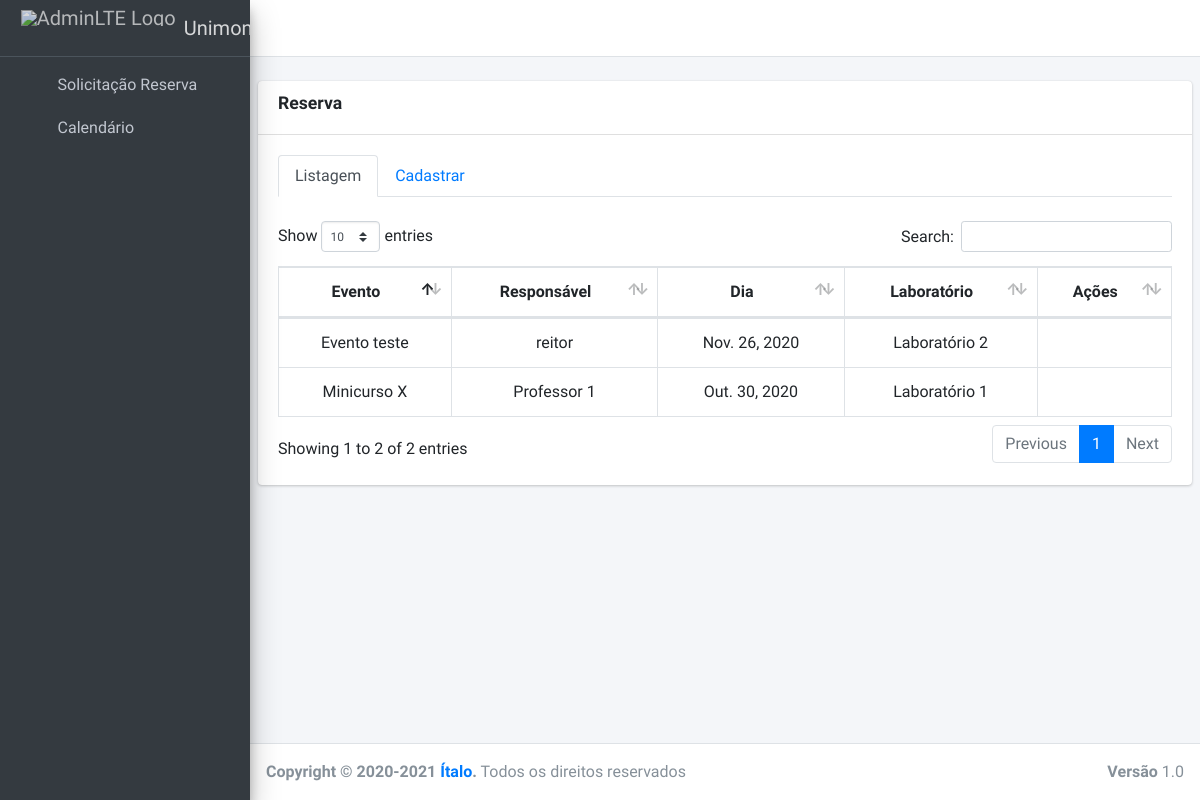
The app's page /panel/reserva/cadastrar with its own data.
### core/models.py (models this page shows)
class Reserva(models.Model):
    evento = models.CharField(max_length=100)
    responsavel = models.CharField(max_length=100)
    contato = models.CharField(max_length=15)
    email = models.EmailField()
    start_day = models.DateField()
    end_day = models.DateField()
    start_time = models.TimeField()
    end_time = models.TimeField()
    laboratorio_id = models.ForeignKey(Laboratorio, on_delete=models.SET_NULL, null=True, blank=True)
    curso_id = models.ForeignKey(Curso, on_delete=models.SET_NULL, null=True, blank=True)
    disciplina_id = models.ForeignKey(Disciplina, on_delete=models.SET_NULL, null=True, blank=True)
    professor_id = models.ForeignKey(Professor, on_delete=models.SET_NULL, null=True, blank=True)

class Laboratorio(models.Model):
    name = models.CharField(max_length=45)
    qnt_computador = models.IntegerField(blank=True)
    def __str__(self):
        return self.name

### core/views.py (the view, shortened to what this page needs)
# urls.py: path('panel/reserva/cadastrar', CreateReservaView.as_view(), name='reserva-create'),
class CreateReservaView(CreateView):
    form_class = ReservaForm
    template_name = 'panel/reserva/create.html'
    success_url = reverse_lazy('reserva-create')
    def get_context_data(self, **kwargs):
        context = super(CreateReservaView, self).get_context_data(**kwargs)
        context['reservas'] = Reserva.objects.order_by('?').all()
        return context

### core/forms.py
class ReservaForm(forms.ModelForm):
    class Meta:
        model = Reserva
        fields = '__all__'
        laboratorio_id = forms.ModelChoiceField(queryset=Laboratorio.objects.all(),required=False)
        professor_id = forms.ModelChoiceField(queryset=Professor.objects.all(),required=False)
        disciplina_id = forms.ModelChoiceField(queryset=Disciplina.objects.all(),required=False)
        curso_id = forms.ModelChoiceField(queryset=Curso.objects.all(),required=False)

### core/models.py (called while the page is built)
    def __str__(self):
        return self.name

    def __str__(self):
        return self.name

    def __str__(self):
        return self.name

### core/templates/panel/reserva/create.html (shortened to what this page needs)
{% extends 'layouts/base.html' %}
{% load static %}
{% block head %}
<link rel="stylesheet" href="{% static 'plugins/datatables-bs4/css/dataTables.bootstrap4.min.css' %}">
<link rel="stylesheet" href="{% static 'plugins/datatables-responsive/css/responsive.bootstrap4.min.css' %}">
{% endblock %}
{% block layouts %}
    {% include 'layouts/navbar.html' %}
    {% include 'layouts/sidebar.html' %}
{% endblock %}
{% block content %}
{% load widget_tweaks %}
 <div class="content-wrapper">
    <br>
    <section class="content">
      <div class="card">
        <div class="card-header">
          <h3 class="card-title"><label>Reserva</label></h3>
        </div>
        <div class="card-body">
          <ul class="nav nav-tabs" id="custom-content-below-tab" role="tablist">
            <li class="nav-item">
              <a class="nav-link active" id="custom-content-below-home-tab" data-toggle="pill" href="#custom-content-below-home" role="tab" aria-controls="custom-content-below-home" aria-selected="true">Listagem</a>
            </li>
            <li class="nav-item">
              <a class="nav-link" id="custom-content-below-profile-tab" data-toggle="pill" href="#custom-content-below-profile" role="tab" aria-controls="custom-content-below-profile" aria-selected="false">Cadastrar</a>
            </li>
          </ul>
          <div class="tab-content" id="custom-content-below-tabContent">
            <div class="tab-pane fade show active" id="custom-content-below-home" role="tabpanel" aria-labelledby="custom-content-below-home-tab">
              <br>
              <table id="table-lab" class="table table-bordered table-hover dataTable">
                <thead>
                    <tr>
                        <th class="text-center">Evento</th>
                        <th class="text-center">Responsável</th>
                        <th class="text-center">Dia</th>
                        <th class="text-center">Laboratório</th>
                        <th class="text-center">Ações</th>
                    </tr>
                </thead>
                <tbody>
                    {% for r in reservas %}
                        <tr>
                            <td>{{ r.evento }}</td>
                            <td>{{ r.responsavel }}</td>
                            <td>{{ r.start_day }}</td>
                            <td>{{ r.laboratorio_id }}</td>
                            <td>
                                <a href="{% url 'reserva-detail' r.pk %}" title="Informações"><i class="far fa-eye"></i></a>
                            </td>
                        </tr>
                    {% endfor %}
                </tbody>
              </table>
           </div>
          </div>
        </div>
      </div>
    </section>
  </div>
{% endblock %}
{% block footer %}
    {% include 'layouts/footer.html' %}
{% endblock %}

### core/static/custom/custom.css (style rules this page uses)
td { text-align:center; vertical-align:middle; }

### records on screen
Reserva: evento "Evento teste", responsavel "reitor", start_day "Nov. 26, 2020", laboratorio_id "Laboratório 2"
Reserva: evento "Minicurso X", responsavel "Professor 1", start_day "Out. 30, 2020", laboratorio_id "Laboratório 1"
